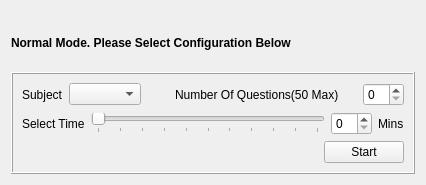
         <widget class="QWidget" name="normalSimode">
          <layout class="QVBoxLayout" name="verticalLayout_9">
           <item>
            <spacer name="verticalSpacer_8">
             <property name="orientation">
              <enum>Qt::Vertical</enum>
             </property>
             <property name="sizeType">
              <enum>QSizePolicy::Preferred</enum>
             </property>
             <property name="sizeHint" stdset="0">
              <size>
               <width>20</width>
               <height>25</height>
              </size>
             </property>
            </spacer>
           </item>
           <item>
            <widget class="QLabel" name="label_19">
             <property name="font">
              <font>
               <weight>75</weight>
               <bold>true</bold>
              </font>
             </property>
             <property name="text">
              <string>Normal Mode. Please Select Configuration Below</string>
             </property>
            </widget>
           </item>
           <item>
            <spacer name="verticalSpacer_7">
             <property name="orientation">
              <enum>Qt::Vertical</enum>
             </property>
             <property name="sizeType">
              <enum>QSizePolicy::Preferred</enum>
             </property>
             <property name="sizeHint" stdset="0">
              <size>
               <width>20</width>
               <height>16</height>
              </size>
             </property>
            </spacer>
           </item>
           <item>
            <widget class="QFrame" name="frame">
             <property name="sizePolicy">
              <sizepolicy hsizetype="Expanding" vsizetype="Expanding">
               <horstretch>0</horstretch>
               <verstretch>0</verstretch>
              </sizepolicy>
             </property>
             <property name="frameShape">
              <enum>QFrame::Box</enum>
             </property>
             <property name="frameShadow">
              <enum>QFrame::Raised</enum>
             </property>
             <layout class="QGridLayout" name="gridLayout_13">
              <item row="0" column="0">
               <layout class="QHBoxLayout" name="horizontalLayout_15">
                <item>
                 <widget class="QLabel" name="label_17">
                  <property name="text">
                   <string>Subject</string>
                  </property>
                 </widget>
                </item>
                <item>
                 <widget class="QComboBox" name="subjectNormalComboBox">
                  <property name="sizePolicy">
                   <sizepolicy hsizetype="Expanding" vsizetype="Fixed">
                    <horstretch>0</horstretch>
                    <verstretch>0</verstretch>
                   </sizepolicy>
                  </property>
                 </widget>
                </item>
                <item>
                 <spacer name="horizontalSpacer_22">
                  <property name="orientation">
                   <enum>Qt::Horizontal</enum>
                  </property>
                  <property name="sizeType">
                   <enum>QSizePolicy::Preferred</enum>
                  </property>
                  <property name="sizeHint" stdset="0">
                   <size>
                    <width>28</width>
                    <height>20</height>
                   </size>
                  </property>
                 </spacer>
                </item>
                <item>
                 <widget class="QLabel" name="label_18">
                  <property name="text">
                   <string>Number Of Questions(50 Max)</string>
                  </property>
                 </widget>
                </item>
                <item>
                 <spacer name="horizontalSpacer_23">
                  <property name="orientation">
                   <enum>Qt::Horizontal</enum>
                  </property>
                  <property name="sizeType">
                   <enum>QSizePolicy::Preferred</enum>
                  </property>
                  <property name="sizeHint" stdset="0">
                   <size>
                    <width>18</width>
                    <height>20</height>
                   </size>
                  </property>
                 </spacer>
                </item>
                <item>
                 <widget class="QSpinBox" name="numberNormalSpinbox"/>
                </item>
               </layout>
              </item>
              <item row="1" column="0">
               <layout class="QHBoxLayout" name="horizontalLayout_14">
                <item>
                 <widget class="QLabel" name="time_5">
                  <property name="text">
                   <string>Select Time</string>
                  </property>
                 </widget>
                </item>
                <item>
                 <widget class="QSlider" name="normalTimeSlider">
                  <property name="font">
                   <font>
                    <pointsize>8</pointsize>
                    <weight>50</weight>
                    <bold>false</bold>
                   </font>
                  </property>
                  <property name="mouseTracking">
                   <bool>false</bool>
                  </property>
                  <property name="maximum">
                   <number>50</number>
                  </property>
                  <property name="singleStep">
                   <number>1</number>
                  </property>
                  <property name="pageStep">
                   <number>10</number>
                  </property>
                  <property name="value">
                   <number>0</number>
                  </property>
                  <property name="sliderPosition">
                   <number>0</number>
                  </property>
                  <property name="tracking">
                   <bool>true</bool>
                  </property>
                  <property name="orientation">
                   <enum>Qt::Horizontal</enum>
                  </property>
                  <property name="tickPosition">
                   <enum>QSlider::TicksBelow</enum>
                  </property>
                  <property name="tickInterval">
                   <number>5</number>
                  </property>
                 </widget>
                </item>
                <item>
                 <widget class="QSpinBox" name="normalTimeSpinBox"/>
                </item>
                <item>
                 <widget class="QLabel" name="time_6">
                  <property name="text">
                   <string>Mins</string>
                  </property>
                 </widget>
                </item>
               </layout>
              </item>
              <item row="2" column="0">
               <layout class="QHBoxLayout" name="horizontalLayout_16">
                <item>
                 <spacer name="horizontalSpacer_3">
                  <property name="orientation">
                   <enum>Qt::Horizontal</enum>
                  </property>
                  <property name="sizeHint" stdset="0">
                   <size>
                    <width>40</width>
                    <height>20</height>
                   </size>
                  </property>
                 </spacer>
                </item>
                <item>
                 <widget class="QPushButton" name="normalStartButton">
                  <property name="text">
                   <string>Start</string>
                  </property>
                 </widget>
                </item>
               </layout>
              </item>
             </layout>
            </widget>
           </item>
          </layout>
         </widget>
